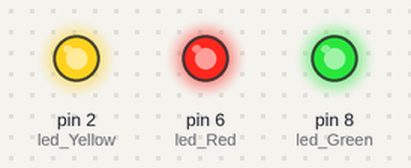
Bench run of a sketch on a simulated Arduino Uno, built with avr-gcc and run on an emulated ATmega328P. On the bench: output pins drawn as LEDs (lit = HIGH).

Above: at 0.7 s.
At 2.0 s:
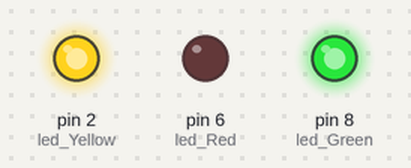
At 6.5 s:
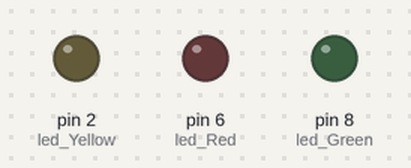
Timing chart, 0 to 8.1 s (numbered marks = the images above):
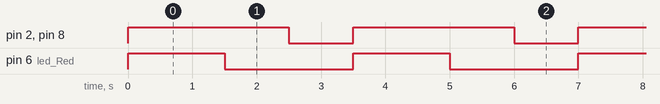

Measured:
- by itself, pin 2 (led_Yellow), pin 8 (led_Green): alternates HIGH for 2.5 s and LOW for 1.0 s
- by itself, pin 6 (led_Red): alternates HIGH for 1.5 s and LOW for 2.0 s
- by itself, everything shown: repeats every 3.5 s, in 3 steps

The sketch:

Day2_Christmas.ino
```cpp
int led_Red = 6;
int led_Green = 8;
int led_Yellow = 2;

void setup() {
 pinMode(led_Red, OUTPUT);
 pinMode(led_Green, OUTPUT);
 pinMode(led_Yellow, OUTPUT);
}

void loop(){
 digitalWrite(led_Red,HIGH);
 digitalWrite(led_Green,HIGH);
 digitalWrite(led_Yellow,HIGH);

  delay(1500);
 digitalWrite(led_Red,LOW);
 delay(1000);
 digitalWrite(led_Green,LOW);
 digitalWrite(led_Yellow,LOW);
 delay(1000);
}
```
